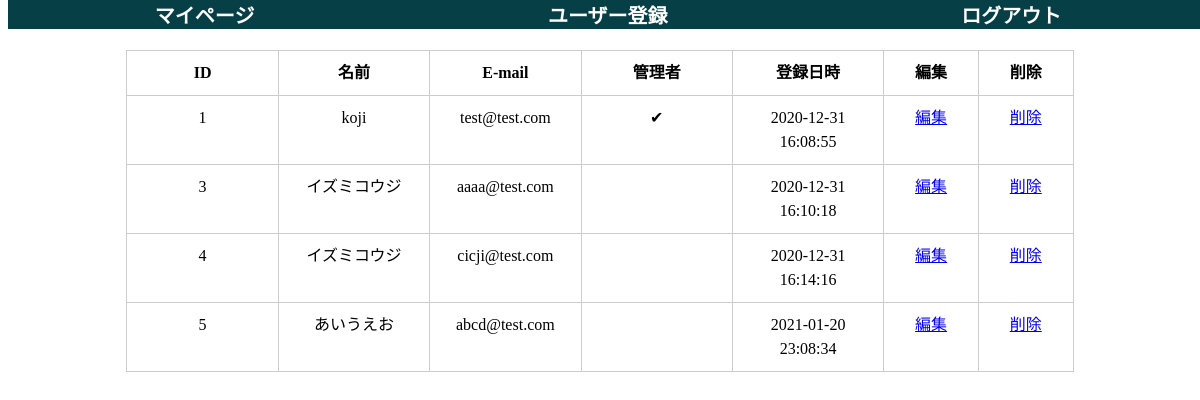
Page /users_table.php (signed in) on the committed database.
### tables this page shows
CREATE TABLE `gs_users_table` (
  `id` int(12) NOT NULL,
  `name` varchar(64) NOT NULL,
  `email` varchar(255) NOT NULL,
  `password` varchar(255) NOT NULL,
  `admin_flag` int(1) NOT NULL DEFAULT '0',
  `register_datetime` datetime NOT NULL
);

### funcs.php (called while the page is built, shortened)
<?php
function h($s)
{
    return htmlspecialchars($s, ENT_QUOTES, 'utf-8');
}

### users_table.php (the view, shortened to what this page needs)
<?php
require_once('funcs.php');
$pdo = db_conn();
$stmt = $pdo->prepare("SELECT id,name,email,admin_flag,register_datetime FROM gs_users_table");
$status = $stmt->execute();
$view = "";
if ($status == false) {
    sql_error($status);
} else {
    while ($result = $stmt->fetch(PDO::FETCH_ASSOC)) {
        if ($result['admin_flag'] == 1) {
            $check_admin = '✔';
        } else {
            $check_admin = "";
        }
        $view .= '<tr>';
        $view .= '<td width="16%">' . h($result['id']) . '</td><td width="16%">' . h($result['name']) . '</td><td width="16%">' . h($result['email']) . '</td><td width="16%">' . $check_admin . '</td><td width="16%">' . h($result['register_datetime']) . '</td>';
        $view .= '<td width="10%"><a href="user_edit.php?id=' . h($result['id']) . '">編集</a></td>';
        $view .= '<td width="10%"><a href="user_delete.php?id=' . h($result['id']) . '">削除</a></td>';
        $view .= '</tr>';
    }
}
?>
<!DOCTYPE html>
<html lang="ja">
<head>
    <link rel="stylesheet" href="css/style_myPage.css">
</head>
<body>
    <div class="header">
        <a href="myPage.php">マイページ</a>
        <a href="signUp.php">ユーザー登録</a>
        <a href="logout.php">ログアウト</a>
    </div>
    <div class="table">
        <table>
            <tr>
                <th>ID</th>
                <th>名前</th>
                <th>E-mail</th>
                <th>管理者</th>
                <th>登録日時</th>
                <th>編集</th>
                <th>削除</th>
            </tr>
            <?= $view ?>
        </table>
    </div>
</body>
</html>

### css/style_mypage.css (style rules this page uses)
body { margin-top: 0; }
.header { display: flex; justify-content: space-around; align-items: center; background-color: #064046; position: fixed; width: 100%; }
.header p,.header a { color: #ffffff; font-weight: bold; text-decoration: none; font-size: 20px; }
.table { padding-top: 50px; width: 80%; margin: 0 auto; text-align: center; }
table, th, td { border-collapse: collapse; border: 1px solid #ccc; line-height: 1.5; }
table th { width: 200px; padding: 10px; font-weight: bold; vertical-align: top; color: #000000; }
table td { padding: 10px; vertical-align: top; }

### rows in the picture
gs_users_table: id "1", name "koji", email "test@test.com", admin_flag "✔", register_datetime "2020-12-31 16:08:55"
gs_users_table: id "3", name "イズミコウジ", email "aaaa@test.com", register_datetime "2020-12-31 16:10:18"
gs_users_table: id "4", name "イズミコウジ", email "cicji@test.com", register_datetime "2020-12-31 16:14:16"
gs_users_table: id "5", name "あいうえお", email "abcd@test.com", register_datetime "2021-01-20 23:08:34"
